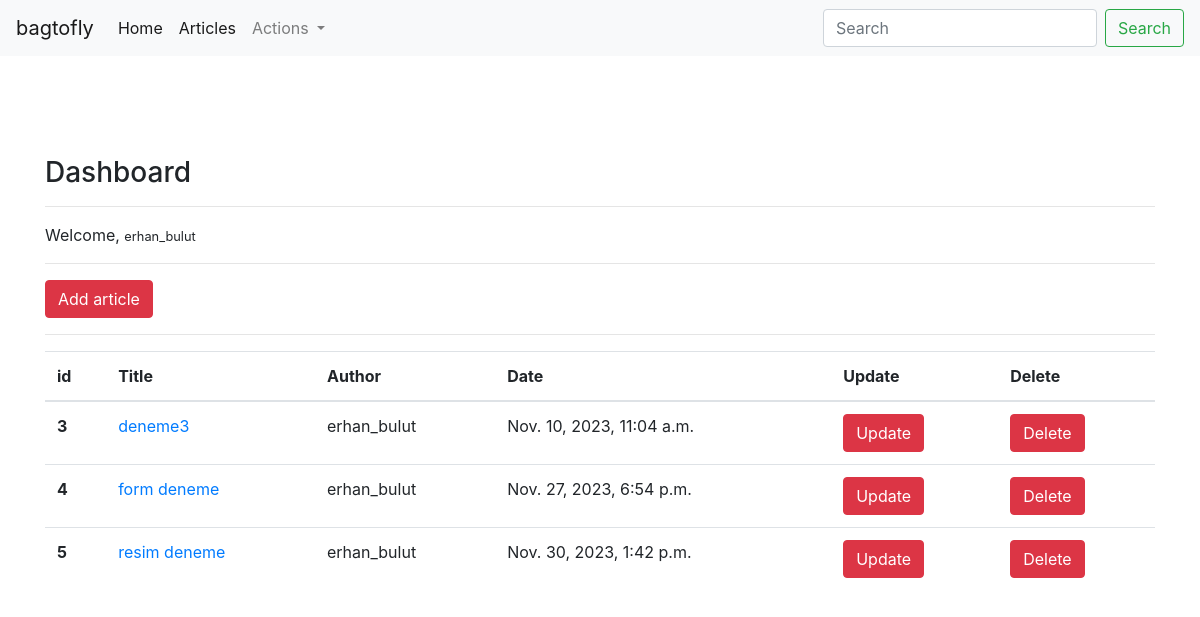
Screenshot of /articles/dashboard/ (signed in) with the database file from the repository.
### article/models.py (models this page shows, shortened)
class Article(models.Model):
    author =models.ForeignKey("auth.User", on_delete=models.CASCADE)
    title =models.CharField(max_length=50)
    content =models.TextField()
    created_date=models.DateTimeField(auto_now_add=True)
    article_image = models.FileField(upload_to='images/',blank=True, null=True,verbose_name="Add picture to article")

### article/views.py (the view)
# urls.py: path('dashboard/',views.dashboard, name = "dashboard"),
@login_required(login_url="user:login")
def dashboard(request):
    articles = Article.objects.filter(author = request.user)
    context = {
        "articles":articles
        }
    return render (request, "dashboard.html",context)

### templates/dashboard.html
{% extends "layout.html" %}
{% block body %}
<h3>Dashboard</h3>
<hr>
<p>
    Welcome, <small>{{request.user.username}}</small>
</p>
<hr>
<a class = "btn btn-danger"href="/articles/addarticle">Add article</a>
<hr>
{% if articles %}
<table class="table">
    <thead>
      <tr>
        <th scope="col">id</th>
        <th scope="col">Title</th>
        <th scope="col">Author</th>
        <th scope="col">Date</th>
        <th scope="col">Update</th>
        <th scope="col">Delete</th>
      </tr>
    </thead>
    <tbody>
        {% for article in articles  %}
        <tr>
            <th scope="row">{{article.id}}</th>
            <td><a href="{% url 'article:detail' article.id %}">{{article.title}}</a></td>
            <td>{{article.author.username}}</td>
            <td>{{article.created_date}}</td>
            <td><a href="{% url 'article:update' article.id %}" class="btn btn-danger">Update</a></td>
            <td><a href="{% url 'article:delete' article.id %}" class="btn btn-danger">Delete</a></td>
          </tr>
        {% endfor %}
    </tbody>
  </table>
{% else %}
<div class="alert alert-danger">
    You don't have any article
</div>
{% endif %}
{% endblock body %}

### rows the page displays
Article: id "3", title "deneme3", author.username "erhan_bulut", created_date "Nov. 10, 2023, 11:04 a.m."
Article: id "4", title "form deneme", author.username "erhan_bulut", created_date "Nov. 27, 2023, 6:54 p.m."
Article: id "5", title "resim deneme", author.username "erhan_bulut", created_date "Nov. 30, 2023, 1:42 p.m."

### other values shown
{{ request.user.username }} "erhan_bulut"
